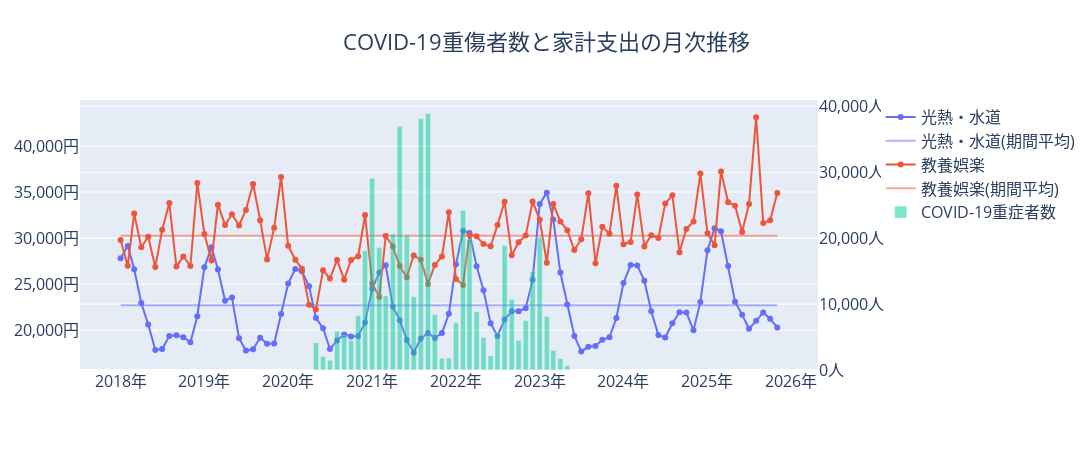

This figure's notebook cell:
### Code cell
# このセルは家計調査のデータ（monthly_df）とCOVID-19のデータ（mothly_covid）が詠み込まれていないと動きません

# "年"列と"月"列から"年月"の日付型データを作成して新しい列に追加
monthly_df = monthly_df.assign(**{
    "年月": pd.to_datetime(
        monthly_df["年"].astype(str) + "-" + monthly_df["月"].astype(str) + "-01"
    )
})
# 可視化する用途分類をリストで指定
cats = ["光熱・水道", "教養娯楽"]
colors = px.colors.qualitative.Plotly
# 1つのプロットに複数のy軸を持つサブプロットを作成
monthly_fig = make_subplots(specs=[[{"secondary_y": True}]])
# 用途分類ごとに処理を実行
for n, cat in enumerate(cats):
    # 指定した用途分類のデータを選択し、"年月"でソート
    tmp_df = monthly_df[monthly_df["用途分類"] == cat].sort_values("年月")
    # 選択した用途分類の平均値を計算
    monthly_mean = tmp_df["値"].mean()
    # 折れ線グラフを追加
    monthly_fig.add_trace(
        go.Scatter(
            x=tmp_df["年月"],
            y=tmp_df["値"],
            name=cat,
            mode="lines+markers",
            marker={"color": colors[n]},
        ),
        secondary_y=False,  # このトレースは第一のY軸を使用
    )
    # 平均値のラインを追加
    monthly_fig.add_trace(
        go.Scatter(
            x=[monthly_df["年月"].min(), monthly_df["年月"].max()],  # 全期間をカバー
            y=[monthly_mean, monthly_mean],  # 平均値で固定
            name=cat + "(期間平均)",
            mode="lines",
            marker={"color": colors[n]},
            opacity=0.5,  # 半透明で表示
        ),
        secondary_y=False,  # このトレースも第一のY軸を使用
    )
# COVID-19重症者数の棒グラフを追加
monthly_fig.add_trace(
    go.Bar(
        x=monthly_covid["Date"],
        y=monthly_covid["重症者数の推移"],
        name="COVID-19重症者数",
        marker={"color": colors[len(cats)]},  # 新しい色を指定
        opacity=0.5,  # 半透明で表示
    ),
    secondary_y=True,  # このトレースは第二のY軸を使用
)
monthly_fig.update_layout(width=1200, height=450, font={"size": 16},
    xaxis={"ticksuffix": "年"},
    yaxis={"tickformat": ",.0f", "ticksuffix": "円"},
)
monthly_fig.update_yaxes(secondary_y=True, tickformat=",.0f", ticksuffix="人")
monthly_fig.update_layout(
    title_text="COVID-19重傷者数と家計支出の月次推移",
    title_x=0.5
)
monthly_fig.show()
